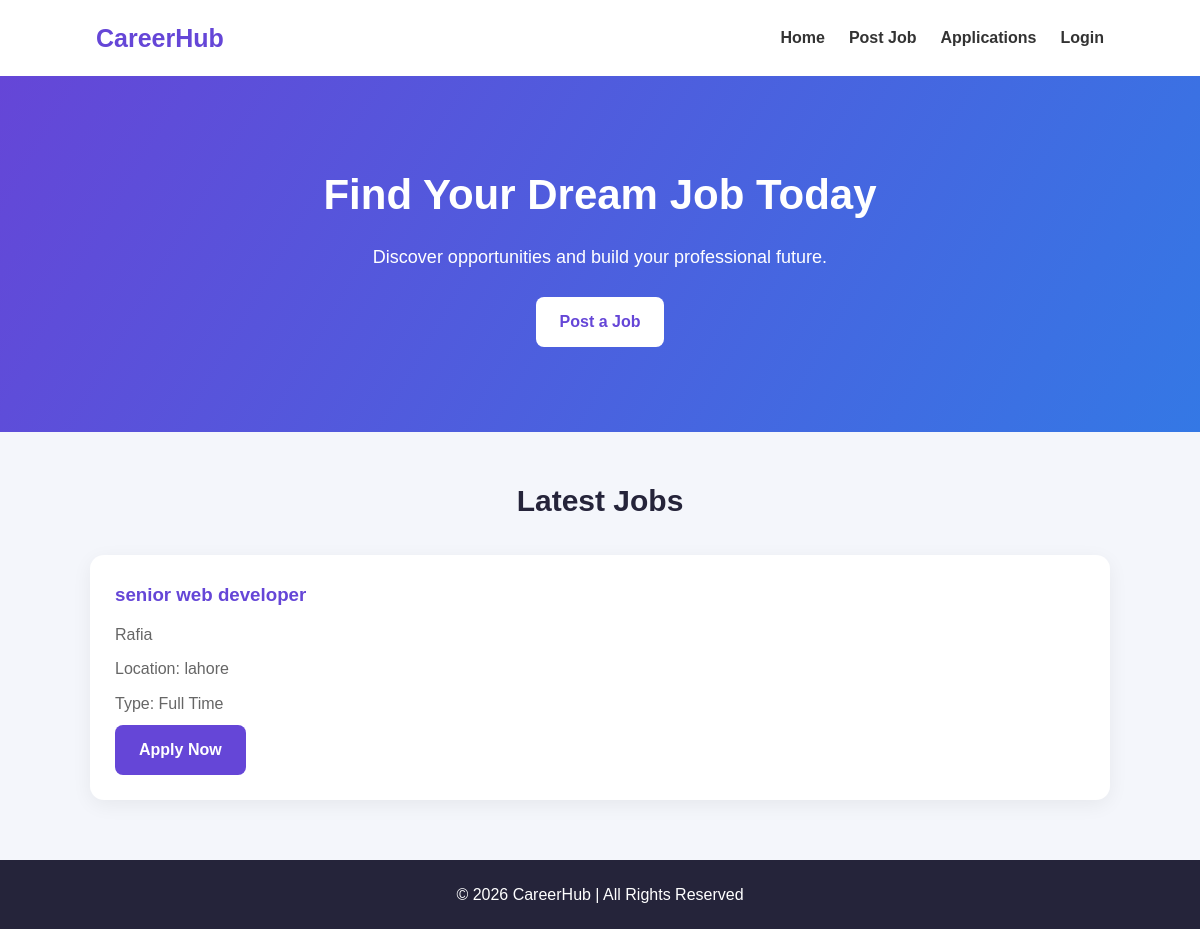
The page / on the database its author committed.
### jobs/models.py (models this page shows, shortened)
class Job(models.Model):
    JOB_TYPES = [
        ('Full Time', 'Full Time'),
        ('Part Time', 'Part Time'),
        ('Internship', 'Internship'),
        ('Remote', 'Remote'),
    ]
    company = models.ForeignKey(
        settings.AUTH_USER_MODEL,
        on_delete=models.CASCADE,
        related_name='jobs'
    )
    title = models.CharField(max_length=200)
    description = models.TextField()
    location = models.CharField(max_length=100)
    job_type = models.CharField(max_length=20, choices=JOB_TYPES)
    salary = models.PositiveIntegerField(null=True, blank=True)
    created_at = models.DateTimeField(auto_now_add=True)

### jobs/views.py (the view)
# urls.py: path('', JobListView.as_view(), name='job_list'),
class JobListView(ListView):
    model = Job
    template_name = 'jobs/job_list.html'
    context_object_name = 'jobs'
    ordering = ['-created_at']

### jobs/templates/jobs/job_list.html (shortened to what this page needs)
{% load static %}
<head>
    <link rel="stylesheet" href="{% static 'jobs/style.css' %}">
</head>
<nav class="navbar">
    <div class="logo">CareerHub</div>
    <div class="nav-links">
        <a href="{% url 'job_list' %}">Home</a>
        <a href="{% url 'job_create' %}">Post Job</a>
        <a href="{% url 'company_applications' %}">Applications</a>
        <a href="{% url 'login' %}">Login</a>
    </div>
</nav>
<section class="hero">
    <h1>Find Your Dream Job Today</h1>
    <p>Discover opportunities and build your professional future.</p>
    <a href="{% url 'job_create' %}" class="btn">Post a Job</a>
</section>
<div class="container">
    <h2 class="section-title">Latest Jobs</h2>
    <div class="job-grid">
        {% for job in jobs %}
            <div class="job-card">
                <h3>{{ job.title }}</h3>
                <p>{{ job.company }}</p>
                <p>Location: {{ job.location }}</p>
                <p>Type: {{ job.job_type }}</p>
                <a href="{% url 'apply_job' job.id %}" class="btn">
                    Apply Now
                </a>
            </div>
        {% empty %}
            <p>No jobs available yet.</p>
        {% endfor %}
    </div>
</div>
<footer class="footer">
    <p>© 2026 CareerHub | All Rights Reserved</p>
</footer>

### jobs/static/jobs/style.css (style rules this page uses)
* { margin: 0; padding: 0; box-sizing: border-box; }
.navbar { background: #ffffff; padding: 18px 8%; display: flex; justify-content: space-between; align-items: center; box-shadow: 0 3px 15px rgba(0, 0, 0, 0.06); }
.logo { color: #6546d7; font-size: 25px; font-weight: bold; }
.nav-links { display: flex; gap: 24px; align-items: center; }
.nav-links a { color: #333; text-decoration: none; font-weight: 600; transition: 0.3s; }
.hero { padding: 85px 20px; text-align: center; color: white; background: linear-gradient(120deg, #6546d7, #3478e5); }
.hero h1 { font-size: 42px; margin-bottom: 15px; }
.hero p { font-size: 18px; margin-bottom: 25px; }
.btn { display: inline-block; background: #6546d7; color: white; padding: 12px 24px; border: none; border-radius: 8px; text-decoration: none; cursor: pointer; font-weight: bold; transition: 0.3s; }
.hero .btn { background: white; color: #6546d7; }
.container { width: 85%; max-width: 1100px; margin: 45px auto; }
.section-title { text-align: center; margin-bottom: 30px; font-size: 30px; }
.job-grid { display: grid; grid-template-columns: repeat(auto-fit, minmax(260px, 1fr)); gap: 25px; }
.job-card { background: white; padding: 25px; border-radius: 14px; box-shadow: 0 5px 20px rgba(0, 0, 0, 0.06); transition: 0.3s; }
.job-card h3 { color: #6546d7; margin-bottom: 12px; }
.job-card p { margin-bottom: 9px; color: #666; }
.footer { background: #25243a; color: white; text-align: center; padding: 22px; margin-top: 60px; }

### rows shown on the page
Job: title "senior web developer", company "Rafia", location "lahore", job_type "Full Time"
